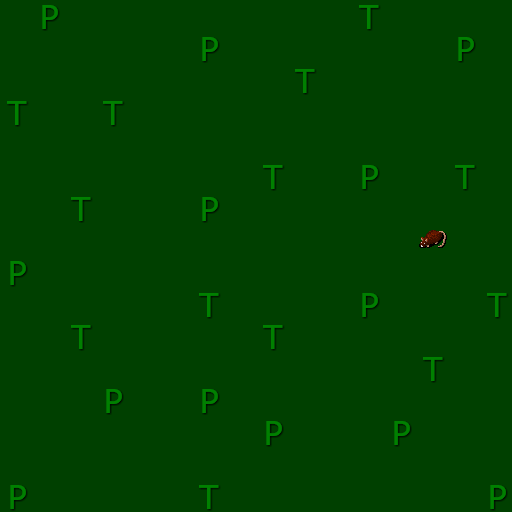

A level layout from a 2D game, rendered from its tile map. Below: a short description, then the map file with its tile-grid data intact:
An orthogonal 16x16 tile map with 32x32 px tiles, 4 tile layers (tiles, objects, items, monsters), 4 tilesets.

<map version="1.2" tiledversion="1.2.3" orientation="orthogonal" renderorder="right-down" width="16" height="16" tilewidth="32" tileheight="32" infinite="0" nextlayerid="5" nextobjectid="1">
 <properties>
  <property name="Level" type="int" value="1" />
  <property name="Name" value="Forest of Bears" />
 </properties>
 <tileset firstgid="1" source="../../elvion/tiles/tiles.tsx" />
 <tileset firstgid="7" source="../../elvion/objects/objects.tsx" />
 <tileset firstgid="20" source="../../elvion/items/items.tsx" />
 <tileset firstgid="23" source="../../elvion/monsters/monsters.tsx" />
 <layer id="1" name="tiles" width="16" height="16">
  <data encoding="csv">
2,2,2,2,2,2,2,2,2,2,2,2,2,2,2,2,
2,2,2,2,2,2,2,2,2,2,2,2,2,2,2,2,
2,2,2,2,2,2,2,2,2,2,2,2,2,2,2,2,
2,2,2,2,2,2,2,2,2,2,2,2,2,2,2,2,
2,2,2,2,2,2,2,2,2,2,2,2,2,2,2,2,
2,2,2,2,2,2,2,2,2,2,2,2,2,2,2,2,
2,2,2,2,2,2,2,2,2,2,2,2,2,2,2,2,
2,2,2,2,2,2,2,2,2,2,2,2,2,2,2,2,
2,2,2,2,2,2,2,2,2,2,2,2,2,2,2,2,
2,2,2,2,2,2,2,2,2,2,2,2,2,2,2,2,
2,2,2,2,2,2,2,2,2,2,2,2,2,2,2,2,
2,2,2,2,2,2,2,2,2,2,2,2,2,2,2,2,
2,2,2,2,2,2,2,2,2,2,2,2,2,2,2,2,
2,2,2,2,2,2,2,2,2,2,2,2,2,2,2,2,
2,2,2,2,2,2,2,2,2,2,2,2,2,2,2,2,
2,2,2,2,2,2,2,2,2,2,2,2,2,2,2,2
</data>
 </layer>
 <layer id="2" name="objects" width="16" height="16">
  <data encoding="csv">
0,19,0,0,0,0,0,0,0,0,0,11,0,0,0,0,
0,0,0,0,0,0,19,0,0,0,0,0,0,0,19,0,
0,0,0,0,0,0,0,0,0,11,0,0,0,0,0,0,
11,0,0,11,0,0,0,0,0,0,0,0,0,0,0,0,
0,0,0,0,0,0,0,0,0,0,0,0,0,0,0,0,
0,0,0,0,0,0,0,0,11,0,0,19,0,0,11,0,
0,0,11,0,0,0,19,0,0,0,0,0,0,0,0,0,
0,0,0,0,0,0,0,0,0,0,0,0,0,0,0,0,
19,0,0,0,0,0,0,0,0,0,0,0,0,0,0,0,
0,0,0,0,0,0,11,0,0,0,0,19,0,0,0,11,
0,0,11,0,0,0,0,0,11,0,0,0,0,0,0,0,
0,0,0,0,0,0,0,0,0,0,0,0,0,11,0,0,
0,0,0,19,0,0,19,0,0,0,0,0,0,0,0,0,
0,0,0,0,0,0,0,0,19,0,0,0,19,0,0,0,
0,0,0,0,0,0,0,0,0,0,0,0,0,0,0,0,
19,0,0,0,0,0,11,0,0,0,0,0,0,0,0,19
</data>
 </layer>
 <layer id="3" name="items" width="16" height="16">
  <data encoding="csv">
0,0,0,0,0,0,0,0,0,0,0,0,0,0,0,0,
0,0,0,0,0,0,0,0,0,0,0,0,0,0,0,0,
0,0,0,0,0,0,0,0,0,0,0,0,0,0,0,0,
0,0,0,0,0,0,0,0,0,0,0,0,0,0,0,0,
0,0,0,0,0,0,0,0,0,0,0,0,0,0,0,0,
0,0,0,0,0,0,0,0,0,0,0,0,0,0,0,0,
0,0,0,0,0,0,0,0,0,0,0,0,0,0,0,0,
0,0,0,0,0,0,0,0,0,0,0,0,0,0,0,0,
0,0,0,0,0,0,0,0,0,0,0,0,0,0,0,0,
0,0,0,0,0,0,0,0,0,0,0,0,0,0,0,0,
0,0,0,0,0,0,0,0,0,0,0,0,0,0,0,0,
0,0,0,0,0,0,0,0,0,0,0,0,0,0,0,0,
0,0,0,0,0,0,0,0,0,0,0,0,0,0,0,0,
0,0,0,0,0,0,0,0,0,0,0,0,0,0,0,0,
0,0,0,0,0,0,0,0,0,0,0,0,0,0,0,0,
0,0,0,0,0,0,0,0,0,0,0,0,0,0,0,0
</data>
 </layer>
 <layer id="4" name="monsters" width="16" height="16">
  <data encoding="csv">
0,0,0,0,0,0,0,0,0,0,0,0,0,0,0,0,
0,0,0,0,0,0,0,0,0,0,0,0,0,0,0,0,
0,0,0,0,0,0,0,0,0,0,0,0,0,0,0,0,
0,0,0,0,0,0,0,0,0,0,0,0,0,0,0,0,
0,0,0,0,0,0,0,0,0,0,0,0,0,0,0,0,
0,0,0,0,0,0,0,0,0,0,0,0,0,0,0,0,
0,0,0,0,0,0,0,0,0,0,0,0,0,0,0,0,
0,0,0,0,0,0,0,0,0,0,0,0,0,24,0,0,
0,0,0,0,0,0,0,0,0,0,0,0,0,0,0,0,
0,0,0,0,0,0,0,0,0,0,0,0,0,0,0,0,
0,0,0,0,0,0,0,0,0,0,0,0,0,0,0,0,
0,0,0,0,0,0,0,0,0,0,0,0,0,0,0,0,
0,0,0,0,0,0,0,0,0,0,0,0,0,0,0,0,
0,0,0,0,0,0,0,0,0,0,0,0,0,0,0,0,
0,0,0,0,0,0,0,0,0,0,0,0,0,0,0,0,
0,0,0,0,0,0,0,0,0,0,0,0,0,0,0,0
</data>
 </layer>
</map>
